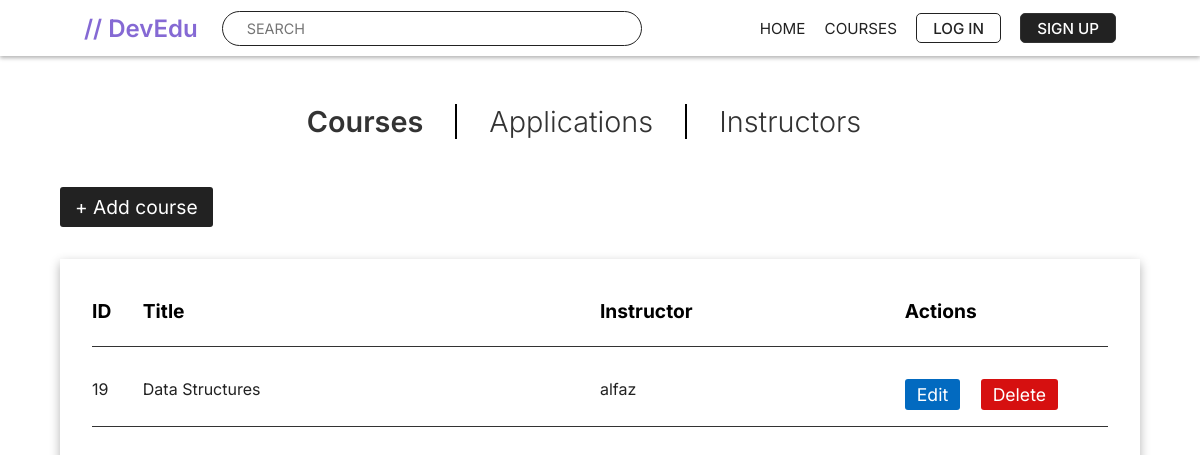
The page /admin-dashboard/courses on the database as committed earlier.
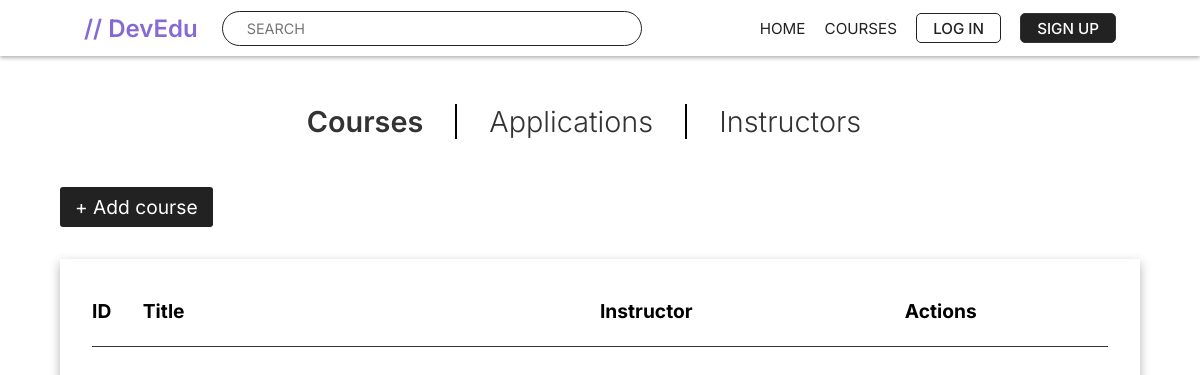
The same page on the database as committed later.
### devedu/models.py (models this page shows, shortened)
class Course(models.Model):
    title = models.CharField(unique=True, max_length=150, null=True)
    author = models.ForeignKey(
        Instructor, on_delete=models.CASCADE, null=True, related_name="courses")
    description = models.TextField(validators=[MaxLengthValidator(3000)])
    thumb_nail = models.ImageField(upload_to="thumb_nails", null=True)
    created_on = models.DateField(auto_now_add=True)
    last_updated_on = models.DateField(auto_now=True)
    price = models.FloatField()
    slug = models.SlugField(blank=True, unique=True, null=True)
    git_repository = models.URLField(blank=True)
    quiz = models.URLField(blank=True)
    discord = models.URLField(blank=True)
    enrolled_students = models.ManyToManyField(
        UserProfile, blank=True, related_name="courses")
    avg_rating = models.FloatField(default=0, blank=True)
    tags = models.ManyToManyField(Tag)

class Instructor(models.Model):
    user = models.OneToOneField(
        UserProfile, on_delete=models.CASCADE, blank=True, related_name="user_profile"
    )
    def __str__(self):
        return self.user.full_name()

class UserProfile(models.Model):
    user = models.OneToOneField(
        User, on_delete=models.CASCADE, related_name="user_profile"
    )
    first_name = models.CharField(blank=True, max_length=200)
    last_name = models.CharField(blank=True, max_length=200)
    profile_pic = models.ImageField(upload_to="profilePics", blank=True)
    about = models.TextField(validators=[MaxLengthValidator(2000)], blank=True)
    linkedin = models.URLField(blank=True, max_length=1000)
    github = models.URLField(blank=True, max_length=1000)
    mail = models.URLField(blank=True, max_length=1000)
    website = models.URLField(blank=True, max_length=1000)
    is_instructor = models.BooleanField(default=False, blank=True)
    applied = models.BooleanField(default=False, blank=True)
    resume = models.FileField(blank=True, null=True)
    def full_name(self):
        if self.user.first_name and self.user.last_name:
            return f"{self.user.first_name} {self.user.last_name}"
        return f"{self.user.username}"

### devedu/views.py (the view)
# urls.py: path("admin-dashboard/courses", views.admin_dashboard, name="admin_dashboard"),
def admin_dashboard(request):
    courses = Course.objects.all()
    context = {
        "courses": courses
    }
    return render(request, "admin/dashboard.html", context)

### devedu/templates/admin/dashboard.html (shortened to what this page needs)
{% extends 'base.html' %}
{% load static %}
{% block css_files %}
    <link rel="stylesheet" href="{% static 'devedu/includes/utilities.css' %}">
    <link rel="stylesheet" href="{% static 'admin/dashboard.css' %}">
{% endblock css_files %}
{% block content %}
<div class="tabs">
    <a class="tab_active" href="{% url 'admin_dashboard' %}">Courses</a>
    <a href="{% url 'admin_applications' %}">Applications</a>
    <a href="{% url 'admin_instructors' %}">Instructors</a>
</div>
<div class="courses">
    <a href="{% url 'add_new_course' %}"><button class="btn-black btn-add">+ Add course</button></a><br>
    <div class="table">
        <div class="row">
            <div class="col col-id"><h1>ID</h1></div>
            <div class="col col-title"><h1>Title</h1></div>
            <div class="col col-instructor"><h1>Instructor</h1></div>
            <div class="col col-actions"><h1>Actions</h1></div>
        </div>
        {% for course in courses %}
            <div class="row">
                <div class="col col-id">
                    {{ course.id }}
                </div>
                <div class="col col-title">
                    {{ course.title }}
                </div>
                <div class="col col-instructor">
                    {% if course.author.first_name or course.author.last_name %}
                    {{ course.author.first_name|title }} {{ course.author.last_name|title }}
                    {% else %}
                    {{ course.author }}
                    {% endif %}
                </div>
                <div class="col col-actions">
                    <a href="{% url 'edit_course' course.id %}"><button class="btn-blue btn-edit">Edit</button></a>
                    <a href="{% url 'delete_course' course.id %}"><button class="btn-red btn-delete">Delete</button></a><br>
                </div>
            </div>
        {% endfor %}
    </div>
</div>
{% endblock content %}

### templates/base.html (shortened to what this page needs)
{% load static %}
<!DOCTYPE html>
<html lang="en">
<head>
    <link rel="stylesheet" href="{% static 'devedu/base.css' %}">
    {% block css_files %}{% endblock css_files %}
</head>
<body>
    {% include "includes/nav_admin.html" %}
    {% block content %}{% endblock content %}
</body>
</html>

### devedu/templates/includes/nav_admin.html (shortened to what this page needs)
{% load static %}
<link rel="stylesheet" href="{% static 'devedu/includes/variables.css' %}">
<link rel="stylesheet" href="{% static 'devedu/includes/nav.css' %}">
<nav>
    <div class="nav__items-left">
        <a class="logo" href="{% url 'home' %}">// DevEdu</a>
        <div class="search_box">
            <form action="{% url 'search' %}" method="GET" class="search-form">
                <input type="text" name='q' placeholder="SEARCH">
            </form>
        </div>
    </div>
    <div class="nav__items-right">
        {% if user.is_authenticated %}
            {% if user.is_staff %}
                <a class="nav-item" href="{% url 'home' %}">HOME</a>
                <a class="nav-item" href="{% url 'admin_dashboard' %}">DASHBOARD</a>
            {% else %}
                <a class="nav-item" href="{% url 'home' %}">HOME</a>
                <a class="nav-item" href="{% url 'teaching' user.username %}">TEACHINGS</a>
                <a class="nav-item btn btn-login" href="{% url 'user_profile' user.username %}">PROFILE</a>
            {% endif %}
                <a class="nav-item btn btn-signup" href="/logout/">LOGOUT</a>
        {% else %}
                <a class="nav-item" href="{% url 'home' %}">HOME</a>
                <a class="nav-item" href="#courses">COURSES</a>
            <a class="nav-item btn btn-login" href="/login">
                LOG IN
            </a>
            <a class="nav-item btn btn-signup" href="/sign-up">
                SIGN UP
            </a>
        {% endif %}
    </div>
</nav>

### devedu/static/devedu/base.css (style rules this page uses)
* { margin: 0; padding: 0; box-sizing: border-box; font-family: 'Inter', sans-serif; font-size: var(--font-size-global); color: var(--color-dark); }
html { scroll-behavior: smooth; }
body { position: relative; }
a { text-decoration: none; }

### devedu/static/devedu/includes/utilities.css (style rules this page uses)
.btn-black { font-size: 1.2rem; text-decoration: none; color: var(--color-white); padding: 8px 15px; margin-right: 1rem; border-radius: 3px; background-color: var(--color-dark); border: none; transition: all 0.2s; }

### staticfiles/admin/dashboard.css (style rules this page uses)
body { width: 100%; box-sizing: border-box; padding: 0; margin: 0; }
.tabs { margin: 3rem 0; display: flex; justify-content: center; gap: 2rem; }
.tabs a:not(:last-child) { border-right: 2px solid var(--color-black); }
.tabs a { font-size: 1.8rem; font-weight: 300; padding-right: 2rem; color: var(--color-light); text-align: center; }
.tabs .tab_active { font-weight: 600; }
.courses { width: 90%; margin: 3rem auto 5rem auto; }
.courses .table { width: 100%; padding:.5rem 2rem; margin: 2rem auto; box-shadow: 0 4px 10px var(--color-box-shadow); }
.row { width: 100%; margin: 2rem auto; display: flex; flex-direction: row; }
.col { height: 3rem; text-align: left; }
.col h1 { color: var(--color-black); font-size: 1.2rem; text-align: left; border: none; }
.col-id { width: 5%; border-bottom: 1px solid var(--color-light); }
.col-title { width: 45%; border-bottom: 1px solid var(--color-light); }
.col-instructor { width: 30%; border-bottom: 1px solid var(--color-light); }
.col-actions { width: 20%; border-bottom: 1px solid var(--color-light); }

### devedu/static/devedu/includes/variables.css (style rules this page uses)
:root { --color-primary: #8569D4; --color-primary-dark: #544285; --color-primary-light: #8569d40c; --color-warning: rgb(214, 16, 16); --color-green: rgb(2, 192, 93); --color-blue: rgb(2, 106, 192); --color-yellow: rgb(225, 191, 79); --color-yellow-dark: rgb(181, 155, 71); --color-white: #fff; --color-off-white: #ddd; --color-black: #000; --color-dark: #222; --color-light: #333; --color-box-shadow: rgba(0, 0, 0, 0.3); --color-overlay: rgba(0, 0, 0, 0.5); --color-black-trans: rgba(0, 0, 0, 0.1); --color-box-shadow-2: #c5c5c5; --margin-global: 7vw; --font-size-global: 16px; --width-max: 1440px; --height-max: 650px; }

### devedu/static/devedu/includes/nav.css (style rules this page uses)
nav { position: relative; height: 3.5rem; width: 100%; padding: 0 var(--margin-global); background-color: var(--color-white); box-shadow: 0 2px 4px var(--color-box-shadow); display: flex; justify-content: space-between; align-items: center; z-index: 1000; }
.nav__items-left { display: flex; align-items: center; gap: 1.5rem; }
.logo { color: var(--color-primary); font-size: 1.5rem; font-weight: 600; }
.search_box form input { width: 35vw; padding: 0.5rem 1.5rem; color: var(--color-dark); font-size: 0.9rem; border: 1px solid var(--color-dark); border-radius: 20px; background-color: var(--color-white); }
.nav__items-right { display: flex; align-items: center; gap: 1.2rem; }
.nav__items-right a:link, .nav__items-right a:visited { cursor: pointer; text-decoration: none; font-size: 0.95rem; transition: all 0.2s; }
.nav__items-right .btn { padding: 0.3rem 1rem; border-radius: 5px; font-weight: 500; }
.nav__items-right .btn-login:link, .nav__items-right .btn-login:visited { border: 1.9px solid var(--color-dark); color: var(--color-dark); transition: all 0.3s; }
.nav__items-right .btn-signup:link, .nav__items-right .btn-signup:visited { border: 1.9px solid var(--color-light); color: var(--color-white); background-color: var(--color-dark); transition: all 0.3s; }

Rows that differ between the two databases and show on the page:
removed Course: id "19", title "Data Structures", author "alfaz"
